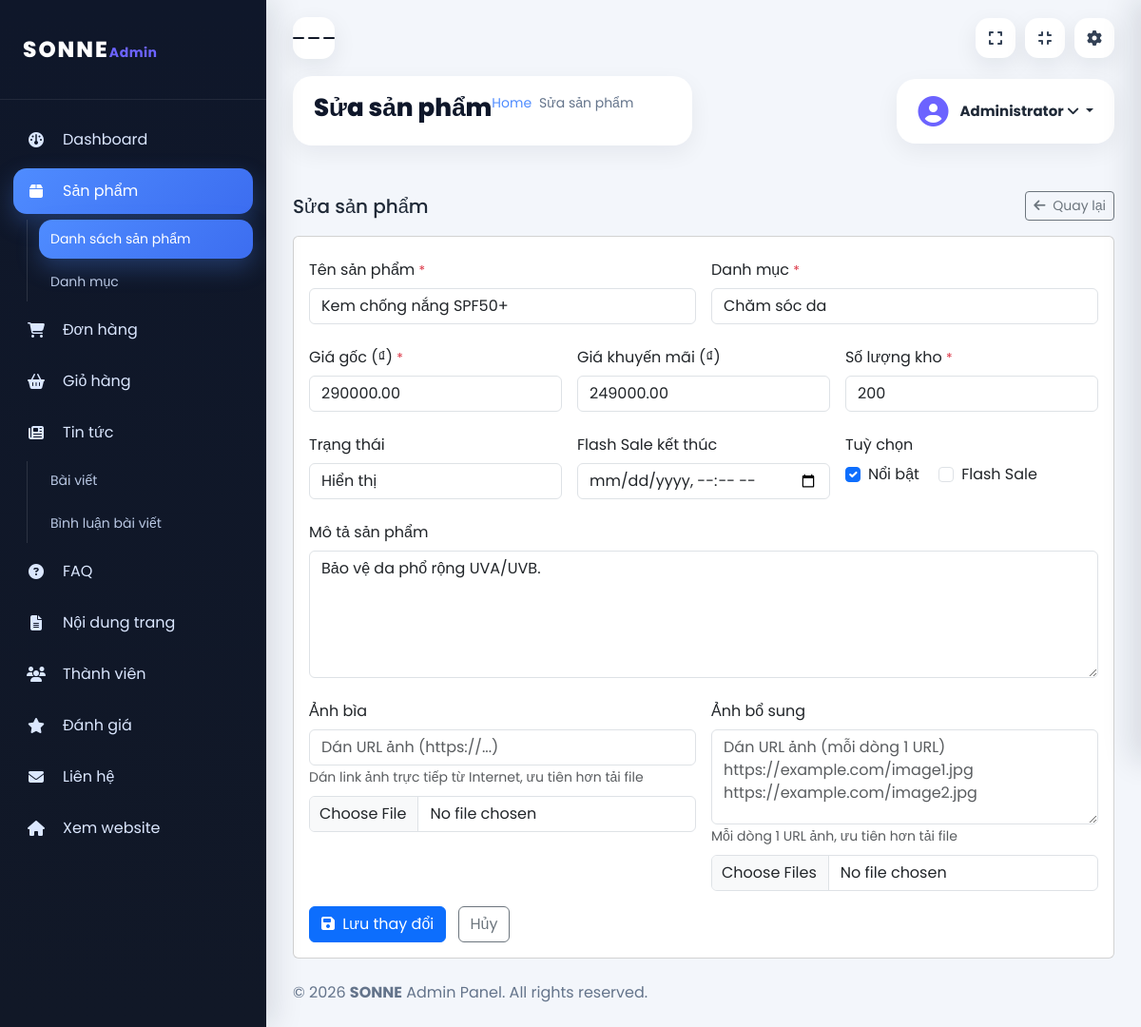
Page /admin/products/edit/2 (signed in) on the committed database.
### tables this page shows
CREATE TABLE products (
    id INT UNSIGNED AUTO_INCREMENT PRIMARY KEY,
    category_id INT UNSIGNED NOT NULL,
    name VARCHAR(180) NOT NULL,
    slug VARCHAR(220) NOT NULL UNIQUE,
    description TEXT NULL,
    price DECIMAL(12,2) NOT NULL DEFAULT 0,
    sale_price DECIMAL(12,2) NULL,
    stock INT NOT NULL DEFAULT 0,
    cover_image VARCHAR(255) NULL,
    is_featured TINYINT(1) NOT NULL DEFAULT 0,
    is_flash_sale TINYINT(1) NOT NULL DEFAULT 0,
    flash_ends_at DATETIME NULL,
    status ENUM('active','inactive') NOT NULL DEFAULT 'active',
    deleted_at DATETIME NULL,
    created_at DATETIME NOT NULL DEFAULT CURRENT_TIMESTAMP,
    updated_at DATETIME NOT NULL DEFAULT CURRENT_TIMESTAMP ON UPDATE CURRENT_TIMESTAMP,
    CONSTRAINT fk_products_category FOREIGN KEY (category_id) REFERENCES categories(id)
        ON UPDATE CASCADE ON DELETE RESTRICT,
    INDEX idx_products_status (status),
    INDEX idx_products_category (category_id)
);

CREATE TABLE categories (
    id INT UNSIGNED AUTO_INCREMENT PRIMARY KEY,
    name VARCHAR(120) NOT NULL,
    slug VARCHAR(140) NOT NULL UNIQUE,
    image VARCHAR(255) NULL,
    sort_order INT NOT NULL DEFAULT 0,
    created_at DATETIME NOT NULL DEFAULT CURRENT_TIMESTAMP,
    updated_at DATETIME NOT NULL DEFAULT CURRENT_TIMESTAMP ON UPDATE CURRENT_TIMESTAMP
);

### views/admin/products/form.php (the view, shortened to what the rows shown need)
<?php
$isEdit = $product !== null;
$p      = $product ?? [];
?>
<div class="row">
    <div class="col-12 mt-4">
        <div class="d-flex justify-content-between align-items-center mb-3">
            <h5 class="mb-0"><?= $isEdit ? 'Sửa sản phẩm' : 'Thêm sản phẩm mới' ?></h5>
            <a href="<?= BASE_URL ?>/admin/products" class="btn btn-outline-secondary btn-sm">
                <i class="fa-solid fa-arrow-left me-1"></i> Quay lại
            </a>
        </div>
        <div class="card">
            <div class="card-body">
                <form action="<?= $isEdit ? BASE_URL . '/admin/products/update/' . (int)$p['id'] : BASE_URL . '/admin/products/store' ?>"
                      method="POST" enctype="multipart/form-data">
                    <div class="row g-3">
                        <div class="col-md-6">
                            <div class="form-group">
                                <label for="name" class="col-form-label">
                                    Tên sản phẩm <span class="text-danger">*</span>
                                </label>
                                <input type="text" id="name" name="name" class="form-control"
                                       value="<?= e($p['name'] ?? '') ?>" required>
                            </div>
                        </div>
                        <div class="col-md-6">
                            <div class="form-group">
                                <label for="category_id" class="col-form-label">
                                    Danh mục <span class="text-danger">*</span>
                                </label>
                                <select id="category_id" name="category_id" class="form-control" required>
                                    <?php foreach ($categories as $c): ?>
                                    <option value="<?= (int)$c['id'] ?>"
                                        <?= ($p['category_id'] ?? 0) == $c['id'] ? 'selected' : '' ?>>
                                        <?= e($c['name']) ?>
                                    </option>
                                    <?php endforeach; ?>
                                </select>
                            </div>
                        </div>
                        <div class="col-md-4">
                            <div class="form-group">
                                <label for="price" class="col-form-label">
                                    Giá gốc (₫) <span class="text-danger">*</span>
                                </label>
                                <input type="number" id="price" name="price" class="form-control"
                                       value="<?= e($p['price'] ?? '') ?>" min="0" step="1000" required>
                            </div>
                        </div>
                        <div class="col-md-4">
                            <div class="form-group">
                                <label for="sale_price" class="col-form-label">Giá khuyến mãi (₫)</label>
                                <input type="number" id="sale_price" name="sale_price" class="form-control"
                                       value="<?= e($p['sale_price'] ?? '') ?>" min="0" step="1000">
                            </div>
                        </div>
                        <div class="col-md-4">
                            <div class="form-group">
                                <label for="stock" class="col-form-label">
                                    Số lượng kho <span class="text-danger">*</span>
                                </label>
                                <input type="number" id="stock" name="stock" class="form-control"
                                       value="<?= (int)($p['stock'] ?? 0) ?>" min="0" required>
                            </div>
                        </div>
                        <div class="col-md-4">
                            <div class="form-group">
                                <label for="status" class="col-form-label">Trạng thái</label>
                                <select id="status" name="status" class="form-control">
                                    <option value="active"   <?= ($p['status'] ?? 'active') === 'active'   ? 'selected' : '' ?>>Hiển thị</option>
                                </select>
                            </div>
                        </div>
                        <div class="col-md-4">
                            <div class="form-group">
                                <label for="flash_ends_at" class="col-form-label">Flash Sale kết thúc</label>
                                <input type="datetime-local" id="flash_ends_at" name="flash_ends_at" class="form-control"
                                       value="<?= $p['flash_ends_at'] ? date('Y-m-d\TH:i', strtotime($p['flash_ends_at'])) : '' ?>">
                            </div>
                        </div>
                        <div class="col-md-4">
                            <div class="form-group">
                                <label class="col-form-label d-block">Tuỳ chọn</label>
                                <div class="form-check form-check-inline">
                                    <input type="checkbox" class="form-check-input" id="is_featured"
                                           name="is_featured" <?= ($p['is_featured'] ?? 0) ? 'checked' : '' ?>>
                                    <label class="form-check-label" for="is_featured">Nổi bật</label>
                                </div>
                                <div class="form-check form-check-inline">
                                    <input type="checkbox" class="form-check-input" id="is_flash_sale"
                                           name="is_flash_sale" <?= ($p['is_flash_sale'] ?? 0) ? 'checked' : '' ?>>
                                    <label class="form-check-label" for="is_flash_sale">Flash Sale</label>
                                </div>
                            </div>
                        </div>
                        <div class="col-12">
                            <div class="form-group">
                                <label for="description" class="col-form-label">Mô tả sản phẩm</label>
                                <textarea id="description" name="description" class="form-control"
                                          rows="5"><?= e($p['description'] ?? '') ?></textarea>
                            </div>
                        </div>
                        <div class="col-md-6">
                            <div class="form-group">
                                <label class="col-form-label">Ảnh bìa</label>
                                <div class="mb-2">
                                    <input type="url" name="cover_image_url" class="form-control"
                                           placeholder="Dán URL ảnh (https://...)" accept="image/*">
                                    <small class="text-muted">Dán link ảnh trực tiếp từ Internet, ưu tiên hơn tải file</small>
                                </div>
                                <input type="file" name="cover_image" class="form-control" accept="image/*">
                            </div>
                        </div>
                        <div class="col-md-6">
                            <div class="form-group">
                                <label class="col-form-label">Ảnh bổ sung</label>
                                <div class="mb-2">
                                    <textarea name="extra_image_urls" class="form-control" rows="3"
                                              placeholder="Dán URL ảnh (mỗi dòng 1 URL)&#10;https://example.com/image1.jpg&#10;https://example.com/image2.jpg"></textarea>
                                    <small class="text-muted">Mỗi dòng 1 URL ảnh, ưu tiên hơn tải file</small>
                                </div>
                                <input type="file" name="extra_images[]" class="form-control"
                                       accept="image/*" multiple>
                            </div>
                        </div>
                        <div class="col-12">
                            <button type="submit" class="btn btn-primary me-2">
                                <i class="fa-solid fa-floppy-disk me-1"></i>
                                <?= $isEdit ? 'Lưu thay đổi' : 'Thêm sản phẩm' ?>
                            </button>
                            <a href="<?= BASE_URL ?>/admin/products" class="btn btn-outline-secondary">Hủy</a>
                        </div>
                    </div>
                </form>
            </div>
        </div>
    </div>
</div>

### core/Router.php (shortened to what the rows shown need)
<?php
class Router {
    private array $routes = [];
    private function add(string $method, string $path, string $handler): void {
        $this->routes[] = compact('method', 'pattern', 'handler');
    }
    public function dispatch(): void {
        $method = $_SERVER['REQUEST_METHOD'] ?? 'GET';
        $uri = parse_url($_SERVER['REQUEST_URI'] ?? '/', PHP_URL_PATH);
        $base = str_replace('\\', '/', dirname($_SERVER['SCRIPT_NAME'] ?? '/'));
        $base = $base === '/' ? '' : rtrim($base, '/');
        if (str_starts_with($uri, $base)) {
            $uri = substr($uri, strlen($base));
        }
        $uri = '/' . ltrim($uri, '/');
        if ($uri !== '/' ) $uri = rtrim($uri, '/');
        foreach ($this->routes as $route) {
            if ($route['method'] !== $method) continue;
            if (!preg_match($route['pattern'], $uri, $matches)) continue;
            $params = array_filter($matches, 'is_string', ARRAY_FILTER_USE_KEY);
            [$class, $action] = explode('@', $route['handler']);
            $controller = new $class();
            $controller->$action($params);
            return;
        }
    }
}

### rows in the picture
products: name "Kem chống nắng SPF50+", category_id "Chăm sóc da", price "290000.00", sale_price "249000.00", stock "200", status "Hiển thị", is_featured "☑", description "Bảo vệ da phổ rộng UVA/UVB."
